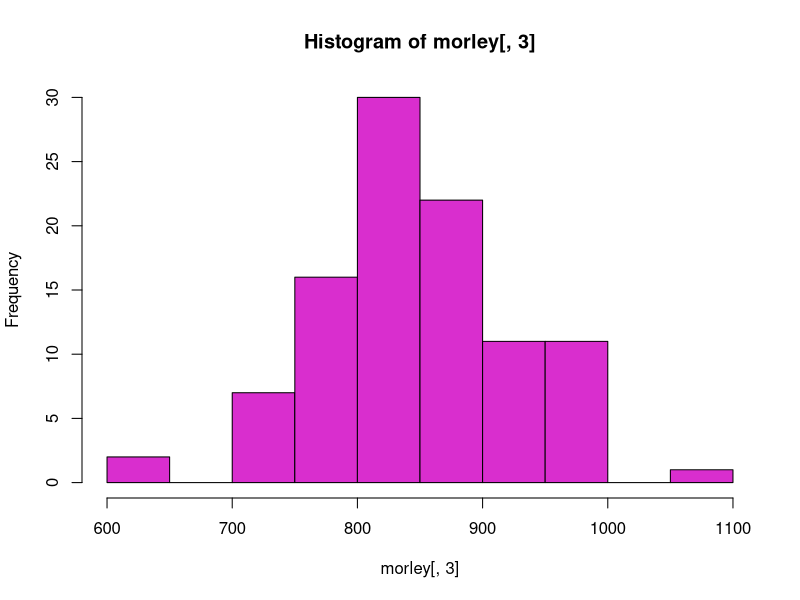
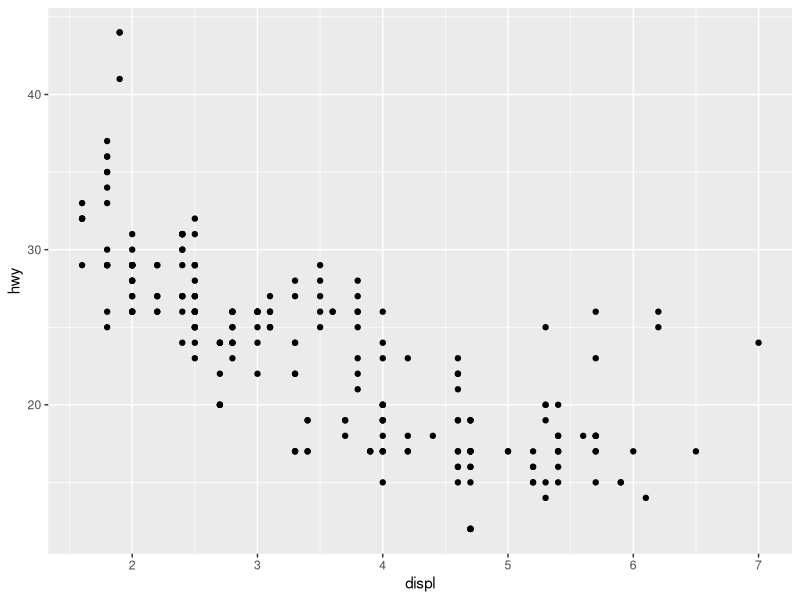

Recreate these plots in R, in order.
#factorial implementation
f <- 1
for (i in 1:5) f <- f * i
f

f <- 1
i <- 1
while (i < 6) {
  f <- f * i
  i <- i + 1
}
f

f <- 1
i <- 1
repeat {
  f <- f * i
  i <- i + 1
  if (!(i < 6)) {
    break
  }
}
f




l1 <- list(1:3, 'part of list', seq(1.5, 2.5, 0.1))


x <- c(2.1, 4, 6.7, 1.75)
x[c(T, F)]

data=morley
hm <- hist(morley[, 3], col='#d92ece')

library(ggplot2)
p1 <- ggplot(mpg, aes(displ, hwy))
p1 + geom_point()
